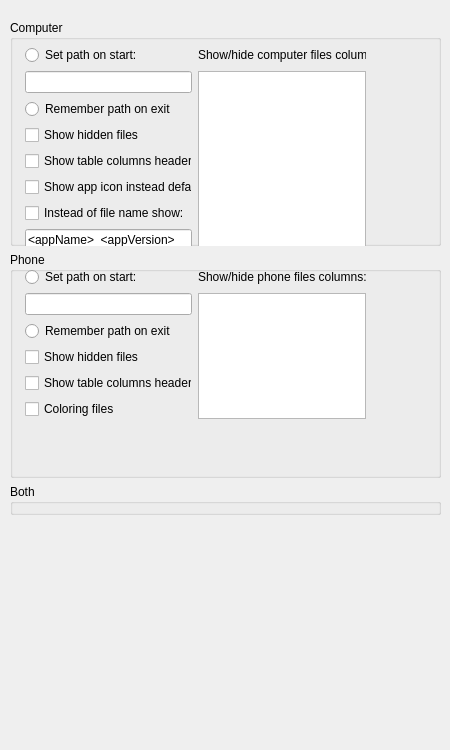
      <widget class="QWidget" name="pageSettingsFile">
       <widget class="QWidget" name="layoutWidget">
        <property name="geometry">
         <rect>
          <x>10</x>
          <y>20</y>
          <width>431</width>
          <height>721</height>
         </rect>
        </property>
        <layout class="QVBoxLayout" name="layoutFileSettings">
         <item>
          <widget class="QGroupBox" name="groupComputer">
           <property name="sizePolicy">
            <sizepolicy hsizetype="Expanding" vsizetype="Expanding">
             <horstretch>0</horstretch>
             <verstretch>0</verstretch>
            </sizepolicy>
           </property>
           <property name="title">
            <string>Computer</string>
           </property>
           <widget class="QWidget" name="layoutWidget_5">
            <property name="geometry">
             <rect>
              <x>10</x>
              <y>20</y>
              <width>351</width>
              <height>256</height>
             </rect>
            </property>
            <layout class="QGridLayout" name="gridComputer">
             <item row="1" column="1">
              <widget class="QRadioButton" name="radioComputerPath">
               <property name="sizePolicy">
                <sizepolicy hsizetype="Preferred" vsizetype="Fixed">
                 <horstretch>0</horstretch>
                 <verstretch>0</verstretch>
                </sizepolicy>
               </property>
               <property name="text">
                <string>Set path on start:</string>
               </property>
              </widget>
             </item>
             <item row="2" column="1">
              <widget class="QLineEdit" name="editComputerPath">
               <property name="sizePolicy">
                <sizepolicy hsizetype="Preferred" vsizetype="Fixed">
                 <horstretch>0</horstretch>
                 <verstretch>0</verstretch>
                </sizepolicy>
               </property>
              </widget>
             </item>
             <item row="3" column="1">
              <widget class="QRadioButton" name="radioComputerRemPath">
               <property name="sizePolicy">
                <sizepolicy hsizetype="Preferred" vsizetype="Fixed">
                 <horstretch>0</horstretch>
                 <verstretch>0</verstretch>
                </sizepolicy>
               </property>
               <property name="text">
                <string>Remember path on exit</string>
               </property>
              </widget>
             </item>
             <item row="4" column="1">
              <widget class="QCheckBox" name="checkComputerHidden">
               <property name="sizePolicy">
                <sizepolicy hsizetype="Preferred" vsizetype="Fixed">
                 <horstretch>0</horstretch>
                 <verstretch>0</verstretch>
                </sizepolicy>
               </property>
               <property name="text">
                <string>Show hidden files</string>
               </property>
              </widget>
             </item>
             <item row="5" column="1">
              <widget class="QCheckBox" name="checkShowComputerHeaders">
               <property name="enabled">
                <bool>true</bool>
               </property>
               <property name="sizePolicy">
                <sizepolicy hsizetype="Preferred" vsizetype="Fixed">
                 <horstretch>0</horstretch>
                 <verstretch>0</verstretch>
                </sizepolicy>
               </property>
               <property name="text">
                <string>Show table columns headers</string>
               </property>
              </widget>
             </item>
             <item row="2" column="0">
              <spacer name="horizontalSpacer_27">
               <property name="orientation">
                <enum>Qt::Horizontal</enum>
               </property>
               <property name="sizeType">
                <enum>QSizePolicy::Fixed</enum>
               </property>
               <property name="sizeHint" stdset="0">
                <size>
                 <width>5</width>
                 <height>20</height>
                </size>
               </property>
              </spacer>
             </item>
             <item row="2" column="4">
              <spacer name="horizontalSpacer_28">
               <property name="orientation">
                <enum>Qt::Horizontal</enum>
               </property>
               <property name="sizeType">
                <enum>QSizePolicy::Fixed</enum>
               </property>
               <property name="sizeHint" stdset="0">
                <size>
                 <width>5</width>
                 <height>20</height>
                </size>
               </property>
              </spacer>
             </item>
             <item row="9" column="1">
              <spacer name="verticalSpacer_27">
               <property name="orientation">
                <enum>Qt::Vertical</enum>
               </property>
               <property name="sizeType">
                <enum>QSizePolicy::Expanding</enum>
               </property>
               <property name="sizeHint" stdset="0">
                <size>
                 <width>20</width>
                 <height>5</height>
                </size>
               </property>
              </spacer>
             </item>
             <item row="6" column="1">
              <widget class="QCheckBox" name="checkAppIcon">
               <property name="sizePolicy">
                <sizepolicy hsizetype="Preferred" vsizetype="Fixed">
                 <horstretch>0</horstretch>
                 <verstretch>0</verstretch>
                </sizepolicy>
               </property>
               <property name="text">
                <string>Show app icon instead default</string>
               </property>
              </widget>
             </item>
             <item row="7" column="1">
              <widget class="QCheckBox" name="checkAppName">
               <property name="sizePolicy">
                <sizepolicy hsizetype="Preferred" vsizetype="Fixed">
                 <horstretch>0</horstretch>
                 <verstretch>0</verstretch>
                </sizepolicy>
               </property>
               <property name="text">
                <string>Instead of file name show:</string>
               </property>
              </widget>
             </item>
             <item row="8" column="1">
              <widget class="QLineEdit" name="editAppName">
               <property name="sizePolicy">
                <sizepolicy hsizetype="Preferred" vsizetype="Fixed">
                 <horstretch>0</horstretch>
                 <verstretch>0</verstretch>
                </sizepolicy>
               </property>
               <property name="toolTip">
                <string>Available variables:
&lt;appName&gt;
&lt;appVersion&gt;
&lt;packageName&gt;</string>
               </property>
               <property name="text">
                <string notr="true">&lt;appName&gt;_&lt;appVersion&gt;</string>
               </property>
              </widget>
             </item>
             <item row="0" column="1">
              <spacer name="verticalSpacer_26">
               <property name="orientation">
                <enum>Qt::Vertical</enum>
               </property>
               <property name="sizeType">
                <enum>QSizePolicy::Fixed</enum>
               </property>
               <property name="sizeHint" stdset="0">
                <size>
                 <width>20</width>
                 <height>5</height>
                </size>
               </property>
              </spacer>
             </item>
             <item row="1" column="2">
              <widget class="QLabel" name="label_15">
               <property name="text">
                <string>Show/hide computer files columns:</string>
               </property>
              </widget>
             </item>
             <item row="2" column="2" rowspan="7">
              <widget class="QListView" name="listComputerColumn"/>
             </item>
             <item row="2" column="3">
              <spacer name="horizontalSpacer_6">
               <property name="orientation">
                <enum>Qt::Horizontal</enum>
               </property>
               <property name="sizeHint" stdset="0">
                <size>
                 <width>40</width>
                 <height>20</height>
                </size>
               </property>
              </spacer>
             </item>
            </layout>
           </widget>
          </widget>
         </item>
         <item>
          <widget class="QGroupBox" name="groupPhone">
           <property name="sizePolicy">
            <sizepolicy hsizetype="Expanding" vsizetype="Expanding">
             <horstretch>0</horstretch>
             <verstretch>0</verstretch>
            </sizepolicy>
           </property>
           <property name="title">
            <string>Phone</string>
           </property>
           <widget class="QWidget" name="layoutWidget_6">
            <property name="geometry">
             <rect>
              <x>10</x>
              <y>10</y>
              <width>351</width>
              <height>187</height>
             </rect>
            </property>
            <layout class="QGridLayout" name="gridPhone">
             <item row="1" column="1">
              <widget class="QRadioButton" name="radioPhonePath">
               <property name="sizePolicy">
                <sizepolicy hsizetype="Preferred" vsizetype="Fixed">
                 <horstretch>0</horstretch>
                 <verstretch>0</verstretch>
                </sizepolicy>
               </property>
               <property name="text">
                <string>Set path on start:</string>
               </property>
              </widget>
             </item>
             <item row="2" column="1">
              <widget class="QLineEdit" name="editPhonePath">
               <property name="sizePolicy">
                <sizepolicy hsizetype="Preferred" vsizetype="Fixed">
                 <horstretch>0</horstretch>
                 <verstretch>0</verstretch>
                </sizepolicy>
               </property>
              </widget>
             </item>
             <item row="3" column="1">
              <widget class="QRadioButton" name="radioPhoneRemPath">
               <property name="sizePolicy">
                <sizepolicy hsizetype="Preferred" vsizetype="Fixed">
                 <horstretch>0</horstretch>
                 <verstretch>0</verstretch>
                </sizepolicy>
               </property>
               <property name="text">
                <string>Remember path on exit</string>
               </property>
              </widget>
             </item>
             <item row="4" column="1">
              <widget class="QCheckBox" name="checkPhoneHidden">
               <property name="sizePolicy">
                <sizepolicy hsizetype="Preferred" vsizetype="Fixed">
                 <horstretch>0</horstretch>
                 <verstretch>0</verstretch>
                </sizepolicy>
               </property>
               <property name="text">
                <string>Show hidden files</string>
               </property>
              </widget>
             </item>
             <item row="5" column="1">
              <widget class="QCheckBox" name="checkShowPhoneHeaders">
               <property name="enabled">
                <bool>true</bool>
               </property>
               <property name="sizePolicy">
                <sizepolicy hsizetype="Preferred" vsizetype="Fixed">
                 <horstretch>0</horstretch>
                 <verstretch>0</verstretch>
                </sizepolicy>
               </property>
               <property name="text">
                <string>Show table columns headers</string>
               </property>
              </widget>
             </item>
             <item row="7" column="1">
              <spacer name="verticalSpacer_30">
               <property name="orientation">
                <enum>Qt::Vertical</enum>
               </property>
               <property name="sizeHint" stdset="0">
                <size>
                 <width>20</width>
                 <height>40</height>
                </size>
               </property>
              </spacer>
             </item>
             <item row="3" column="0">
              <spacer name="horizontalSpacer_31">
               <property name="orientation">
                <enum>Qt::Horizontal</enum>
               </property>
               <property name="sizeType">
                <enum>QSizePolicy::Fixed</enum>
               </property>
               <property name="sizeHint" stdset="0">
                <size>
                 <width>5</width>
                 <height>20</height>
                </size>
               </property>
              </spacer>
             </item>
             <item row="3" column="4">
              <spacer name="horizontalSpacer_32">
               <property name="orientation">
                <enum>Qt::Horizontal</enum>
               </property>
               <property name="sizeType">
                <enum>QSizePolicy::Fixed</enum>
               </property>
               <property name="sizeHint" stdset="0">
                <size>
                 <width>5</width>
                 <height>20</height>
                </size>
               </property>
              </spacer>
             </item>
             <item row="0" column="1">
              <spacer name="verticalSpacer_31">
               <property name="orientation">
                <enum>Qt::Vertical</enum>
               </property>
               <property name="sizeType">
                <enum>QSizePolicy::Fixed</enum>
               </property>
               <property name="sizeHint" stdset="0">
                <size>
                 <width>20</width>
                 <height>5</height>
                </size>
               </property>
              </spacer>
             </item>
             <item row="1" column="2">
              <widget class="QLabel" name="label_16">
               <property name="text">
                <string>Show/hide phone files columns:</string>
               </property>
              </widget>
             </item>
             <item row="2" column="2" rowspan="5">
              <widget class="QListView" name="listPhoneColumn"/>
             </item>
             <item row="3" column="3">
              <spacer name="horizontalSpacer_5">
               <property name="orientation">
                <enum>Qt::Horizontal</enum>
               </property>
               <property name="sizeHint" stdset="0">
                <size>
                 <width>40</width>
                 <height>20</height>
                </size>
               </property>
              </spacer>
             </item>
             <item row="6" column="1">
              <widget class="QCheckBox" name="checkBoxColorNever">
               <property name="text">
                <string>Coloring files</string>
               </property>
              </widget>
             </item>
            </layout>
           </widget>
          </widget>
         </item>
         <item>
          <widget class="QGroupBox" name="groupBoxBoth">
           <property name="title">
            <string>Both</string>
           </property>
           <widget class="QWidget" name="layoutWidget">
            <property name="geometry">
             <rect>
              <x>10</x>
              <y>20</y>
              <width>211</width>
              <height>71</height>
             </rect>
            </property>
            <layout class="QGridLayout" name="gridBoth">
             <item row="0" column="1">
              <spacer name="verticalSpacer_5">
               <property name="orientation">
                <enum>Qt::Vertical</enum>
               </property>
               <property name="sizeType">
                <enum>QSizePolicy::Fixed</enum>
               </property>
               <property name="sizeHint" stdset="0">
                <size>
                 <width>20</width>
                 <height>5</height>
                </size>
               </property>
              </spacer>
             </item>
             <item row="1" column="0">
              <spacer name="horizontalSpacer_9">
               <property name="orientation">
                <enum>Qt::Horizontal</enum>
               </property>
               <property name="sizeType">
                <enum>QSizePolicy::Fixed</enum>
               </property>
               <property name="sizeHint" stdset="0">
                <size>
                 <width>5</width>
                 <height>20</height>
                </size>
               </property>
              </spacer>
             </item>
             <item row="1" column="1">
              <widget class="QCheckBox" name="checkBoxShowCopyConfirmation">
               <property name="text">
                <string>show copy confirmation</string>
               </property>
               <property name="checked">
                <bool>true</bool>
               </property>
              </widget>
             </item>
             <item row="1" column="2">
              <spacer name="horizontalSpacer_8">
               <property name="orientation">
                <enum>Qt::Horizontal</enum>
               </property>
               <property name="sizeType">
                <enum>QSizePolicy::Fixed</enum>
               </property>
               <property name="sizeHint" stdset="0">
                <size>
                 <width>5</width>
                 <height>20</height>
                </size>
               </property>
              </spacer>
             </item>
             <item row="2" column="1">
              <spacer name="verticalSpacer_6">
               <property name="orientation">
                <enum>Qt::Vertical</enum>
               </property>
               <property name="sizeType">
                <enum>QSizePolicy::Fixed</enum>
               </property>
               <property name="sizeHint" stdset="0">
                <size>
                 <width>20</width>
                 <height>5</height>
                </size>
               </property>
              </spacer>
             </item>
            </layout>
           </widget>
          </widget>
         </item>
         <item>
          <spacer name="verticalSpacer_42">
           <property name="orientation">
            <enum>Qt::Vertical</enum>
           </property>
           <property name="sizeHint" stdset="0">
            <size>
             <width>20</width>
             <height>20</height>
            </size>
           </property>
          </spacer>
         </item>
        </layout>
       </widget>
      </widget>
